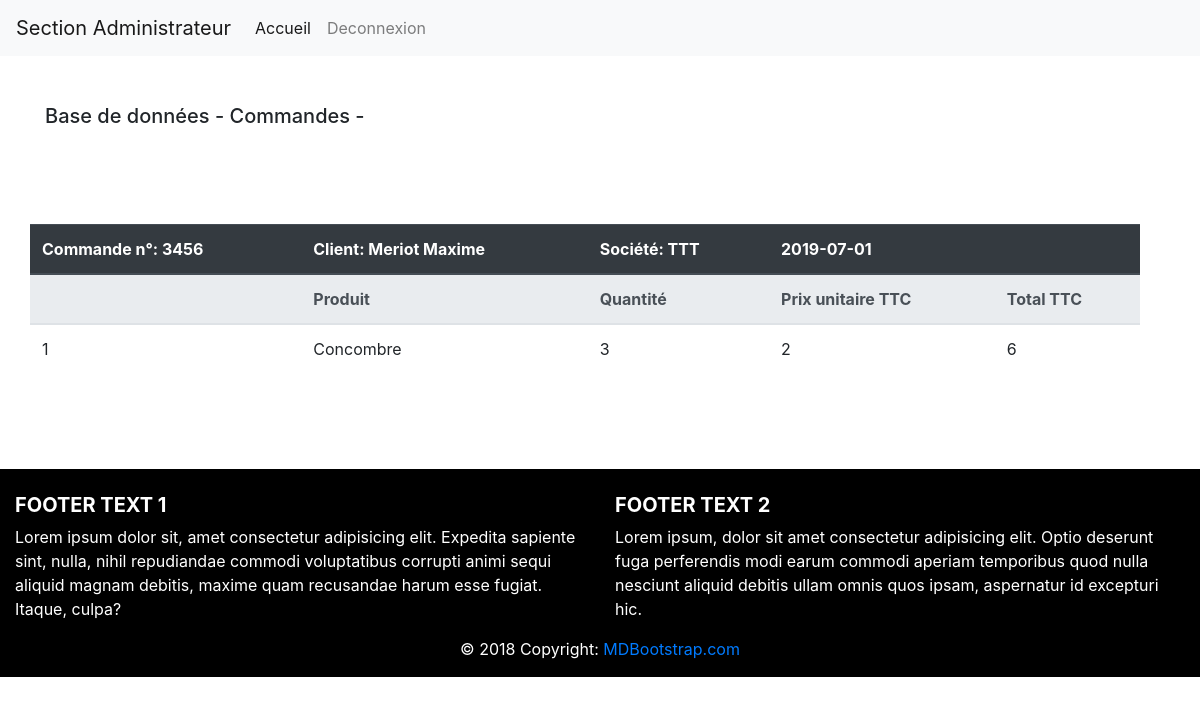
/index.php?controller=AdminCommandes&action=list (signed in), run on the app's committed database.
### tables this page shows
CREATE TABLE IF NOT EXISTS `entete_commande` (
  `num_commande` varchar(255) NOT NULL,
  `date_commande` date NOT NULL,
  `id_client` int(11) NOT NULL,
  PRIMARY KEY (`num_commande`),
  KEY `Entete_commande_Client_FK` (`id_client`)
);

CREATE TABLE IF NOT EXISTS `client` (
  `id_client` int(11) NOT NULL AUTO_INCREMENT,
  `nom_client` varchar(50) NOT NULL,
  `prenom_client` varchar(50) NOT NULL,
  `societe` varchar(50) NOT NULL,
  `mdp` varchar(100) NOT NULL,
  `email` varchar(50) NOT NULL,
  `admin` tinyint(1) NOT NULL DEFAULT '0',
  PRIMARY KEY (`id_client`)
);

CREATE TABLE IF NOT EXISTS `detail_commande` (
  `id_ligne_commande` int(11) NOT NULL AUTO_INCREMENT,
  `etat_commande` varchar(255) NOT NULL,
  `qte_prdt_commande` int(11) NOT NULL,
  `num_commande` varchar(255) NOT NULL,
  `id_produit` int(11) NOT NULL,
  PRIMARY KEY (`id_ligne_commande`),
  KEY `Detail_commande_Entete_commande_FK` (`num_commande`),
  KEY `Detail_commande_Produit0_FK` (`id_produit`)
);

CREATE TABLE IF NOT EXISTS `produit` (
  `id_produit` int(11) NOT NULL AUTO_INCREMENT,
  `nom_produit` varchar(50) NOT NULL,
  `description` varchar(255) NOT NULL,
  `photo` varchar(50) NOT NULL,
  `prix_unitaire` varchar(50) NOT NULL,
  `qte_stock` varchar(50) NOT NULL,
  PRIMARY KEY (`id_produit`)
);

### Controller/AdminCommandesController.php (called while the page is built)
<?php
class AdminCommandesController {
    private $model;
    private $view;
    public function __construct(){
        $this->model= new AdminCommandesModel();
        $this->view= new AdminCommandesView();
    }
    public function listAction(){
        $this->view->displayList($this->model->getList());
    }
}

### Dispatcher.php (called while the page is built, shortened)
<?php
class Dispatcher{
    public function dispatch(){
        $action=(isset($_GET['action']))?$_GET['action']:"login";
        $action=$action."Action";
        $my_controller=new $controller();
        $my_controller->$action();
    }
}

### Index.php (called while the page is built, shortened)
<?php
$dispatcher= new Dispatcher();
$dispatcher->dispatch();

### Model/MotherModel.php (called while the page is built, shortened)
<?php
abstract class MotherModel{
    public function __construct(){
        try {
            $this->connexion = new PDO("mysql:host=" . self::SERVER . ";dbname=" . self::BASE, self::USER, self::PASSWORD);
        }
        catch (Exception $e) {
            echo 'Erreur : ' . $e->getMessage();
        }
    }
}

### Model/AdminCommandesModel.php (called while the page is built)
<?php
class AdminCommandesModel extends MotherModel{
  public function getList(){
    $requete = "SELECT *
    FROM entete_commande
    INNER JOIN client ON entete_commande.id_client=client.id_client";
    $resultat = $this->connexion->query($requete);
    $entetes = $resultat->fetchAll(PDO::FETCH_ASSOC);
    $requete = "SELECT *
    FROM detail_commande
    INNER JOIN produit ON detail_commande.id_produit=produit.id_produit";
    $resultat = $this->connexion->query($requete);
    $items = $resultat->fetchAll(PDO::FETCH_ASSOC);
    return $this->buildTabCommandes($entetes,$items);
}
public function buildTabCommandes($entetes,$items){
    foreach($entetes as $key => $value){
        $tabCommandes[$key]['entete']=$value;
        foreach($items as $itemKey=>$value){
            if($value['num_commande']==$tabCommandes[$key]['entete']['num_commande']){
                $tabCommandes[$key]['items'][$itemKey]=$value;
            }
        }
    }
    return $tabCommandes;
}
}

### View/AdminCommandesView.php (the view, shortened to what this page needs)
<?php
class AdminCommandesView extends MotherView {
    protected $page;
    public function __construct(){
        $this->page=$this->searchHtml("html/header.html");
        $this->page.=$this->searchHtml("html/adminNav.html");
    }
    protected function searchHtml($page){
        return file_get_contents($page);
    }
    protected function display(){
        $this->page.=$this->searchHTML("html/footer.html");
        echo $this->page;
    }
public function displayList($list){
    $table= "<h5 class='my-5'> Base de données - Commandes -</h5>";
    foreach($list as $key=>$value){
        $table.='
        <div class="row my-5 table-responsive">
        <table class="table my-5">
            <thead class="thead-dark">
              <tr>
                <th scope="col">Commande n°: '.$value["entete"]["num_commande"].'</th>
                <th scope="col">Client: '.$value["entete"]["nom_client"]." ".$value["entete"]["prenom_client"].'</th>
                <th scope="col">Société: '.$value["entete"]["societe"].'</th>
                <th scope="col">'.$value["entete"]["date_commande"].'</th>
                <th scope="col"></th>
              </tr>
            </thead>
            <tbody>
            <thead class="thead-light">
            <tr>
              <th scope="col"></th>
              <th scope="col">Produit</th>
              <th scope="col">Quantité</th>
              <th scope="col">Prix unitaire TTC</th>
              <th scope="col">Total TTC</th>
            </tr>
          </thead>
        ';
        foreach($value['items'] as $i=>$element){
            $table.='
            <tr>
                <td>'.($i+1).'</td>
                <td>'.$element["nom_produit"].'</td>
                <td>'.$element["qte_prdt_commande"].'</td>
                <td>'.$element["prix_unitaire"].'</img></td>
                <td>'.($element["prix_unitaire"]*$element["qte_prdt_commande"]).'</td>
            <tr>';
        }
    }
    $table.='
        </tbody>
        </table>
        </div>';
    $this->page.=$table;
}
}

### html/style.css (style rules this page uses)
.nav-link { color : white; }
.page-footer { color : white; background : black; }
p { margin-bottom : 0px; }
.container { margin-top : 1rem; }

### data on the page
entete_commande: num_commande "3456", id_client.nom_client "Meriot", id_client.prenom_client "Maxime", id_client.societe "TTT", date_commande "2019-07-01"
detail_commande: id_produit.nom_produit "Concombre", qte_prdt_commande "3", id_produit.prix_unitaire "2", $element["prix_unitaire"]*$element["qte_prdt_commande"] "6"
